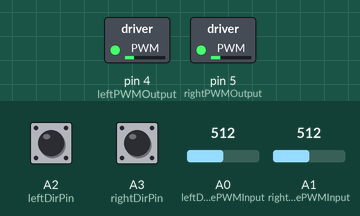
Recording of a sketch running on a simulated Arduino Uno, built with avr-gcc and run on an emulated ATmega328P. On the bench: switched loads named in the sketch (green lamp = pin HIGH). Inputs (shaded band) come from the test bench; at power-on: A2 (leftDirPin) LOW, A3 (rightDirPin) LOW, A0 (leftDrivePWMInput) = 512, A1 (rightDrivePWMInput) = 512.

Above: at 1.2 s.
1.3 s: A2 (leftDirPin) pulled HIGH for 0.15 s
At 2.6 s:
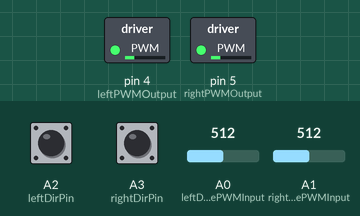
2.9 s: A3 (rightDirPin) pulled HIGH for 0.15 s
At 3.4 s:
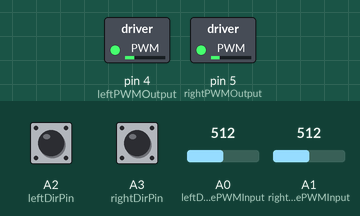
4.5 s: A0 (leftDrivePWMInput) set to 716
At 5.8 s:
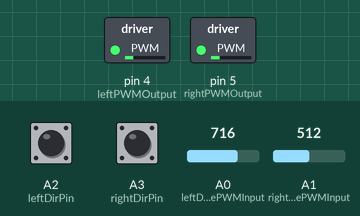
6.4 s: A1 (rightDrivePWMInput) set to 306
At 7.7 s:
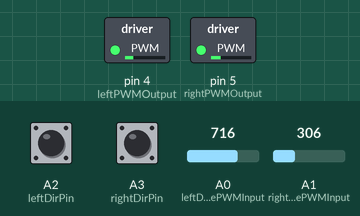
8.3 s: A2 (leftDirPin) pulled HIGH for 1 s
At 9.1 s:
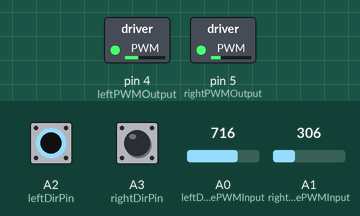
10.8 s: A3 (rightDirPin) pulled HIGH for 1 s
At 11.6 s:
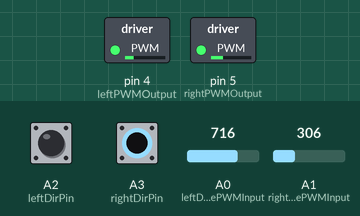
Timing chart, 0 to 13.8 s (numbered marks = the images above; inputs shaded):
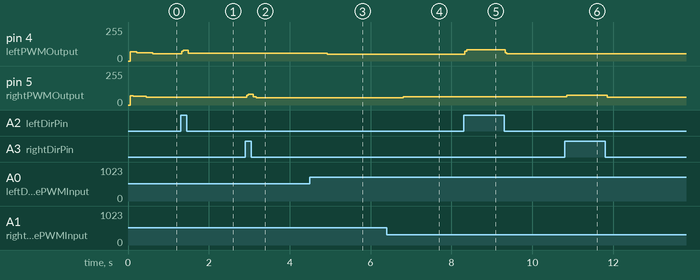

Measured:
- after the input at 1.3 s, pin 4 (leftPWMOutput): 56/255 → 79/255 at once, → 58/255 0.16 s later
- after the input at 2.9 s, pin 5 (rightPWMOutput): 58/255 → 79/255 at once, → 62/255 0.16 s later, → 55/255 0.08 s later
- after the input at 4.5 s, pin 4 (leftPWMOutput): 58/255 → 52/255 after 0.43 s
- after the input at 6.4 s, pin 5 (rightPWMOutput): 55/255 → 61/255 after 0.41 s
- after the input at 8.3 s, pin 4 (leftPWMOutput): 52/255 → 83/255 at once, → 54/255 1.0 s later
- after the input at 10.8 s, pin 5 (rightPWMOutput): 61/255 → 75/255 after 0.05 s, → 60/255 1.0 s later

The sketch:

SparkMax_PWMBridge.ino
```cpp
/**** Created for the 2020 ECU ATMAE Robotics Competition ****/

/******** CONSIDERATIONS ********/
/*
 * This sketch exists solely because the SparkMAX requires
 * a specific PWM frequency to work (50Hz to 200Hz, as found in the data sheet).
 * Direction is given by leftDirPin and rightDirPin (true for forward, false for reverse).
 * Because the Arduino is able to parse the analog input pins extremely fast,
 * it does not have a means to properly interpret incoming PWM signals in hardware.
 * This code takes a rolling average (effectively the I in a PID loop) to simulate
 * an R-C circuit to obtain an effective voltage for a given PWM input signal.
 *
 * Changing any variables, execution order, or array sizes will have an impact on
 * the speed of this code and the corresponding PWM output frequency that is sent
 * to the SparkMax. Pick your edits carefully!
 *
 * As measured by an oscilloscope, the current output PWM frequency is ~169Hz. Nice.
 */

#define averagePWMSize 100 // declare the size of our averaging routine
int averageLPWMArray[averagePWMSize] = { 0 }; // init to zero
int averageRPWMArray[averagePWMSize] = { 0 }; // init to zero
int arrayPWMIndex = 0;

bool leftDir = 0;
bool rightDir = 0;
int leftSpeed = 0;
int rightSpeed = 0;

#define leftDrivePWMInput A0
#define rightDrivePWMInput A1
#define leftDirPin A2
#define rightDirPin A3
#define leftPWMOutput 4
#define rightPWMOutput 5

#define zeroDeadZone 10 // variable

#define sparkMaxPulseRange 2500 // in micros, found on sparkMAX site
#define fullReverseMicros 1000
#define minReverseMicros 1475
#define neutralMicros 1500
#define minForwardMicros 1525
#define fullForwardMicros 2000

void setup() {
    Serial.begin(9600);
    pinMode(leftDrivePWMInput, INPUT); //used for L-drive
    pinMode(rightDrivePWMInput, INPUT); //used for R-drive
    pinMode(leftDirPin, INPUT); //used for L-drive dir
    pinMode(rightDirPin, INPUT); //used for R-drive dir
    pinMode(leftPWMOutput, OUTPUT);
    pinMode(rightPWMOutput, OUTPUT);
}

void loop() {
    //erial.print(F("In: "));
    //Serial.print(analogRead(A0));
    //Serial.print(F(","));
    //Serial.println(analogRead(A1));
    writeToArray();
    getMotorDir();
    writeToSparkMax();
}

void writeToArray() {
    averageLPWMArray[arrayPWMIndex] = analogRead(A0);
    averageRPWMArray[arrayPWMIndex] = analogRead(A1);
    arrayPWMIndex++;
    if  (arrayPWMIndex > averagePWMSize) {
     arrayPWMIndex = 0;
    }
}

void getMotorDir() {
    leftDir = digitalRead(leftDirPin);
    rightDir = digitalRead(rightDirPin);
}

int averageLPWM() {
    long addend = 0;
    for (int i = 0; i < averagePWMSize; ++i) {
        addend += averageLPWMArray[i];
    }
    addend /= averagePWMSize;
    int result = addend;
    return result;
}

int averageRPWM() {
    long addend = 0;
    for (int i = 0; i < averagePWMSize; ++i) {
        addend += averageRPWMArray[i];
    }
    addend /= averagePWMSize;
    int result = addend;
    return result;
}

void writeToSparkMax() {
    int leftSpeed = averageLPWM();
    int rightSpeed = averageRPWM();
    if (leftSpeed < zeroDeadZone) {
        /* Mapping of micros is not necessary here,
         *  but we're using it so we ensure a
         *  consistent execution time.
         */
        delayMicroseconds(54); // to maintain even timing, as measured by the scope
        digitalWrite(leftPWMOutput, HIGH);
        delayMicroseconds(neutralMicros);
        digitalWrite(leftPWMOutput, LOW);
        delayMicroseconds(sparkMaxPulseRange - neutralMicros);
    }
    else {
        int mappedLMicros;
        if (leftDir) {
            mappedLMicros = map(leftSpeed, 0, 1023, minForwardMicros, fullForwardMicros);
        }
        else {
            mappedLMicros = map (leftSpeed, 0, 1023, minReverseMicros, fullReverseMicros);
        }
        digitalWrite(leftPWMOutput, HIGH);
        delayMicroseconds(mappedLMicros);
        digitalWrite(leftPWMOutput, LOW);
        delayMicroseconds(sparkMaxPulseRange - mappedLMicros);
    }

    if (rightSpeed < zeroDeadZone) {
        delayMicroseconds(54); // to maintain even timing, as measured by the scope
        digitalWrite(rightPWMOutput, HIGH);
        delayMicroseconds(neutralMicros);
        digitalWrite(rightPWMOutput, LOW);
        delayMicroseconds(sparkMaxPulseRange - neutralMicros);
    }
    else {
        int mappedRMicros;
        if (rightDir) {
            mappedRMicros = map(rightSpeed, 0, 1023, minForwardMicros, fullForwardMicros);
        }
        else {
            mappedRMicros = map(rightSpeed, 0, 1023, minReverseMicros, fullReverseMicros);
        }
        digitalWrite(rightPWMOutput, HIGH);
        delayMicroseconds(mappedRMicros);
        digitalWrite(rightPWMOutput, LOW);
        delayMicroseconds(sparkMaxPulseRange - mappedRMicros);
    }
}
```
